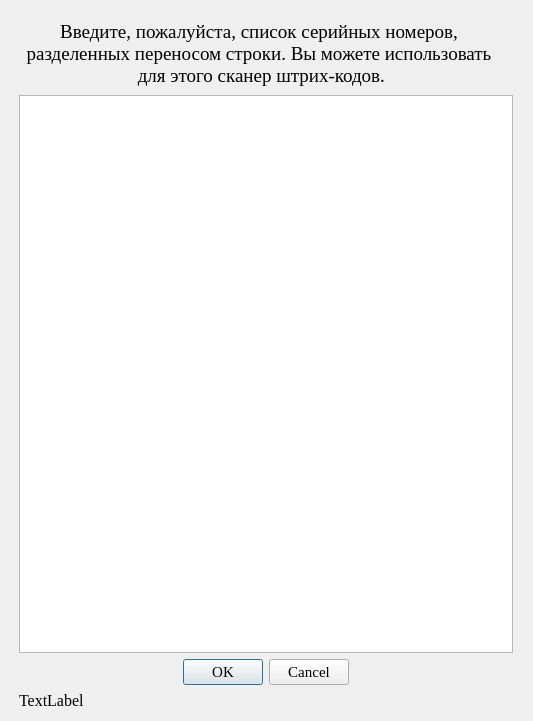
<?xml version="1.0" encoding="UTF-8"?>
<ui version="4.0">
 <class>Dialog</class>
 <widget class="QDialog" name="Dialog">
  <property name="geometry">
   <rect>
    <x>0</x>
    <y>0</y>
    <width>533</width>
    <height>721</height>
   </rect>
  </property>
  <property name="sizePolicy">
   <sizepolicy hsizetype="Preferred" vsizetype="Preferred">
    <horstretch>0</horstretch>
    <verstretch>0</verstretch>
   </sizepolicy>
  </property>
  <property name="windowTitle">
   <string>Dialog</string>
  </property>
  <widget class="QWidget" name="gridLayoutWidget">
   <property name="geometry">
    <rect>
     <x>-1</x>
     <y>-1</y>
     <width>534</width>
     <height>721</height>
    </rect>
   </property>
   <layout class="QGridLayout" name="gridLayout">
    <item row="5" column="1">
     <spacer name="verticalSpacer">
      <property name="orientation">
       <enum>Qt::Vertical</enum>
      </property>
      <property name="sizeType">
       <enum>QSizePolicy::Fixed</enum>
      </property>
      <property name="sizeHint" stdset="0">
       <size>
        <width>20</width>
        <height>10</height>
       </size>
      </property>
     </spacer>
    </item>
    <item row="2" column="0">
     <spacer name="verticalSpacer_2">
      <property name="orientation">
       <enum>Qt::Vertical</enum>
      </property>
      <property name="sizeHint" stdset="0">
       <size>
        <width>20</width>
        <height>40</height>
       </size>
      </property>
     </spacer>
    </item>
    <item row="2" column="2">
     <spacer name="verticalSpacer_3">
      <property name="orientation">
       <enum>Qt::Vertical</enum>
      </property>
      <property name="sizeHint" stdset="0">
       <size>
        <width>20</width>
        <height>40</height>
       </size>
      </property>
     </spacer>
    </item>
    <item row="4" column="1">
     <widget class="QLabel" name="comment_label">
      <property name="font">
       <font>
        <family>Times New Roman</family>
        <pointsize>12</pointsize>
       </font>
      </property>
      <property name="text">
       <string>TextLabel</string>
      </property>
      <property name="alignment">
       <set>Qt::AlignLeading|Qt::AlignLeft|Qt::AlignVCenter</set>
      </property>
     </widget>
    </item>
    <item row="2" column="1">
     <widget class="QTextEdit" name="textEdit">
      <property name="font">
       <font>
        <family>Times New Roman</family>
        <pointsize>14</pointsize>
       </font>
      </property>
     </widget>
    </item>
    <item row="1" column="1">
     <widget class="QLabel" name="label">
      <property name="sizePolicy">
       <sizepolicy hsizetype="Expanding" vsizetype="Expanding">
        <horstretch>0</horstretch>
        <verstretch>0</verstretch>
       </sizepolicy>
      </property>
      <property name="maximumSize">
       <size>
        <width>480</width>
        <height>70</height>
       </size>
      </property>
      <property name="font">
       <font>
        <family>Times New Roman</family>
        <pointsize>14</pointsize>
       </font>
      </property>
      <property name="text">
       <string>Введите, пожалуйста, список серийных номеров, 
разделенных переносом строки. Вы можете использовать
 для этого сканер штрих-кодов.</string>
      </property>
      <property name="alignment">
       <set>Qt::AlignCenter</set>
      </property>
     </widget>
    </item>
    <item row="3" column="1">
     <widget class="QDialogButtonBox" name="buttonBox">
      <property name="font">
       <font>
        <family>Times New Roman</family>
        <pointsize>11</pointsize>
       </font>
      </property>
      <property name="orientation">
       <enum>Qt::Horizontal</enum>
      </property>
      <property name="standardButtons">
       <set>QDialogButtonBox::Cancel|QDialogButtonBox::Ok</set>
      </property>
      <property name="centerButtons">
       <bool>true</bool>
      </property>
     </widget>
    </item>
    <item row="0" column="1">
     <spacer name="horizontalSpacer">
      <property name="orientation">
       <enum>Qt::Horizontal</enum>
      </property>
      <property name="sizeHint" stdset="0">
       <size>
        <width>40</width>
        <height>20</height>
       </size>
      </property>
     </spacer>
    </item>
   </layout>
  </widget>
 </widget>
 <resources/>
 <connections>
  <connection>
   <sender>buttonBox</sender>
   <signal>accepted()</signal>
   <receiver>Dialog</receiver>
   <slot>accept()</slot>
   <hints>
    <hint type="sourcelabel">
     <x>248</x>
     <y>254</y>
    </hint>
    <hint type="destinationlabel">
     <x>157</x>
     <y>274</y>
    </hint>
   </hints>
  </connection>
  <connection>
   <sender>buttonBox</sender>
   <signal>rejected()</signal>
   <receiver>Dialog</receiver>
   <slot>reject()</slot>
   <hints>
    <hint type="sourcelabel">
     <x>316</x>
     <y>260</y>
    </hint>
    <hint type="destinationlabel">
     <x>286</x>
     <y>274</y>
    </hint>
   </hints>
  </connection>
 </connections>
</ui>
